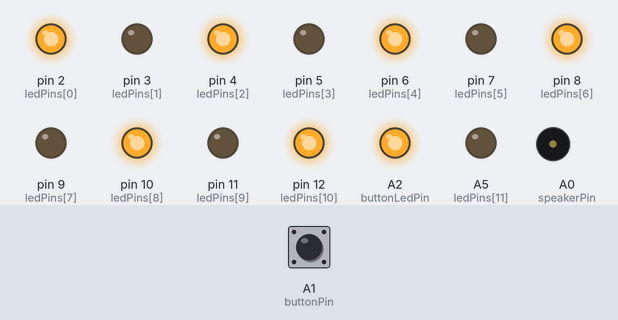
Bench run of a sketch on a simulated Arduino Uno, built with avr-gcc and run on an emulated ATmega328P. Parts: output pins drawn as LEDs (lit = HIGH), buzzer (waves = sounding). Dashed ring = blinking. The inputs (shaded band) are chosen by the test bench; at power-on: A1 (buttonPin) HIGH. Random numbers use the default seed unless the sketch sets one.

Above: at 1.2 s.
1.3 s: A1 (buttonPin) pulled LOW for 0.15 s
At 1.86 s:
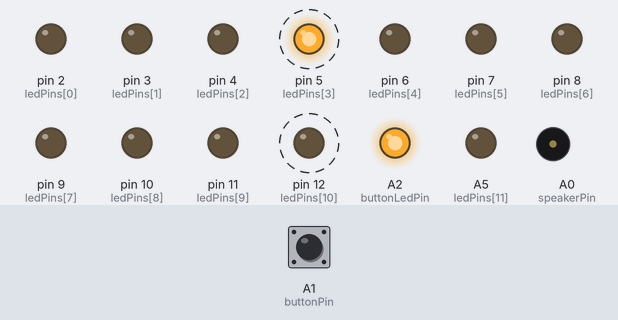
4.3 s: A1 (buttonPin) pulled LOW for 1 s
At 4.8 s:
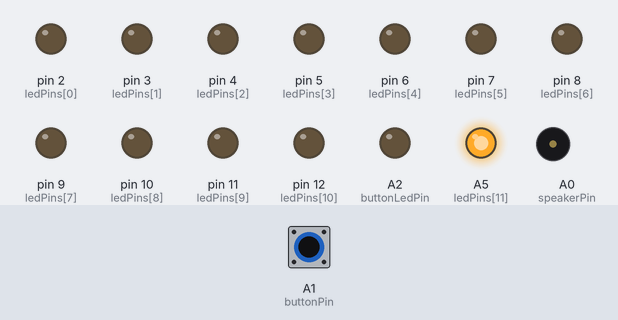
7.3 s: A1 (buttonPin) pulled LOW for 0.15 s
At 8.3 s:
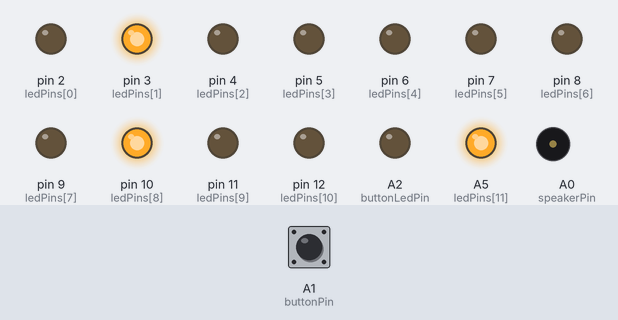
Timing chart, 0 to 10.3 s (numbered marks = the images above; inputs shaded):
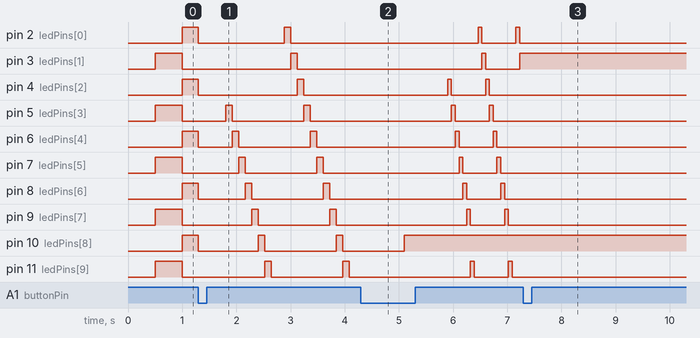

Measured:
- after the input at 1.3 s, A2 (buttonLedPin): HIGH → LOW at once, → HIGH 0.50 s later; tone on A0 (speakerPin): alternates 600 Hz for 0.06 s and silent for 0.06 s, starting after 0.62 s
- after the input at 4.3 s, A2 (buttonLedPin): HIGH → LOW at once, → HIGH 1.6 s later
- after the input at 7.3 s, A2 (buttonLedPin): HIGH → LOW at once
- by itself, pin 2 (ledPins[0]), pin 4 (ledPins[2]), pin 5 (ledPins[3]), pin 6 (ledPins[4]), pin 7 (ledPins[5]), pin 8 (ledPins[6]), pin 9 (ledPins[7]), pin 11 (ledPins[9]), pin 12 (ledPins[10]): alternates HIGH for 0.07 s and LOW for 0.63 s

The sketch:

rad_van_fortuin.ino
```cpp
#include <SimpleTimer.h>
SimpleTimer timer;


// Hoeland het duurt voordat het volgende ledje aan gaat (in miliseconde)
int nextLedDelay = 120;

// Hoeveel de delay verlaagt moet worden (in miliseconde)
const int nextLedDelayDecrease = 25;

// Hoelang het duurt voor dat het spel begint nadat de knop is gedrukt (in miliseconde)
const int startingDelay = 500;

// Hoelang het duurt voordat de fortune wheel weer verder gaat nadat de speler op de knop heeft gedrukt (in miliseconde)
const int nextTurnDelay = 800;

// Hoe hoog de toon is van het geluid
const int toneFrequency = 600;

// Hoe snel de leds knipperen (gebeurt voordat de game begint)
const int ledBlinkDelay = 500;

// Hoeveel ledjes er gestopt kunnen worden voordat het spel eindigt
const int winningLedsAmount = 3;

// Een lijst met het aantal ledjes en welke pin ze gebruiken
const int ledPins[12] = {2, 3, 4, 5, 6, 7, 8, 9, 10, 11, 12, A5};
const int ledPinsAmount = 12;

// De pin van de speaker/buzzer
const int speakerPin = A0;
// De pin van de button
const int buttonPin = A1;
// De pin van het ledje dan in de button zit
const int buttonLedPin = A2;


bool gameStarted = false;
bool gameFinished = false;

int winningLeds[winningLedsAmount];
int stoppedLeds = 0;
int currentLed;

int wheelTimerID;
int blinkTimerID;

bool blinkEvenNumbers = true;


void setup()
{
  // Maak alles in winning leds -1, anders worden ze automatisch 0 en denkt het spel dat ledje 0 overgeslagen moet worden
  for (int i = 0; i < winningLedsAmount; i++) {
    winningLeds[i] = -1;
  }

  // Geef aan welke pins je wilt gebruiken voor de ledjes
  for (int i = 0; i < ledPinsAmount; i++) {
    pinMode(ledPins[i], OUTPUT);
  }

  // De pin voor de speaker
  pinMode(speakerPin, OUTPUT);

  // De pin voor de button
  pinMode(buttonPin, INPUT_PULLUP);
  // De pin van het ledje in de button
  pinMode(buttonLedPin, OUTPUT);

  // Setup a random seed
  randomSeed(analogRead(A4));

  // Ledjes knipperen in het begin
  blinkTimerID = timer.setInterval(ledBlinkDelay, blinkLeds);

  // Zet het ledje in de knop aan
  digitalWrite(buttonLedPin, HIGH);
}

void startGame()
{
  gameStarted = true;

  // Stop met knipperen knipperen
  timer.deleteTimer(blinkTimerID);

  // Doe alle ledjes uit
  for (int i = 0; i < ledPinsAmount; i++)
    digitalWrite(ledPins[i], LOW);

  // Doe het ledje in de knop uit
  digitalWrite(buttonLedPin, LOW);

  // Wacht even een paar miliseconde voor dat het spel start
  delay(startingDelay);

  // Doe het ledje in de knop weer aan
  digitalWrite(buttonLedPin, HIGH);

  // Begin bij een random ledje
  currentLed = random(0, ledPinsAmount+1);
  digitalWrite(ledPins[currentLed], HIGH);

  // Update het wiel om de zoveel miliseconde
  wheelTimerID = timer.setInterval(nextLedDelay, nextLed);
}

void loop()
{
  // Als de wheel nog niet gestart is, start het wanneer de knop wordt ingedrukt
  if (!gameStarted && !gameFinished)
  {
    // Update de timer zodat het knipperen geupdate wordt
    timer.run();

    // Wanneer de knop wordt ingedrukt, begint het spel
    if (buttonPressed())
      startGame();
  }
  // Update het wiel als zolang de game nog niet is afgelopen
  else if (gameStarted && !gameFinished)
    gameLoop();
}

// Doet de lichjes die aanstaan uit, en die uit staan aan
// Wisselt tussen even en oneven pins
void blinkLeds()
{
  blinkEvenNumbers = !blinkEvenNumbers;

  for (int i = 0; i < ledPinsAmount; i++)
  {
    // Doe alle even getallen aan, doe alle oneven getallen uit
    if (blinkEvenNumbers && i % 2 == 0)
      digitalWrite(ledPins[i], HIGH);
    else if (!blinkEvenNumbers && i % 2 == 0)
      digitalWrite(ledPins[i], LOW);

    // Doe alle even getallen uit, doe alle oneven getallen aan
    if (!blinkEvenNumbers && i % 2 != 0)
      digitalWrite(ledPins[i], HIGH);
    else if (blinkEvenNumbers && i % 2 != 0)
      digitalWrite(ledPins[i], LOW);
  }
}

// De update functie van het spel
void gameLoop()
{
  // Update de timer zodat de ledjes geupdate worden
  timer.run();

  // Eindig de beurt als de knop wordt ingedrukt
  if (buttonPressed())
    endCurrentTurn();
}

// Checkt of de knop wel of niet wordt ingedrukt
bool buttonPressed()
{
  return digitalRead(buttonPin) == LOW;
}

// Eindigt de huidige beurt
void endCurrentTurn()
{
  // Voeg het huidige ledje toe aan de lijst met winnende ledjes
  winningLeds[stoppedLeds] = currentLed;

  // Houd bij hoeveel ledjes er al gestopt zijn
  stoppedLeds++;

  // Eindig het spel wanneer er genoeg winnende ledjes zijn
  if (stoppedLeds == winningLedsAmount)
    endGame();
  // Als er nog niet genoeg winnende ledjes zijn, ga dan naar de volgende beurt
  else
    startNextTurn();
}

// Eindigt het spel
void endGame()
{
  gameStarted = false;
  gameFinished = true;

  // Doe het ledje in de knop uit als het spel over is
  digitalWrite(buttonLedPin, LOW);
}

// Start de volgende beurt
void startNextTurn()
{
  // Doe het ledje in de knop uit
  digitalWrite(buttonLedPin, LOW);

  // Wacht even voordat de game weer verder gaat
  delay(nextTurnDelay);

  // Doe het ledje in de knop aan
  digitalWrite(buttonLedPin, HIGH);

  // Fortune wheel moet sneller naar elke ronde
  nextLedDelay -= nextLedDelayDecrease;
  if (nextLedDelay < 25)
      nextLedDelay = 25;

  // Reset de timer
  timer.deleteTimer(wheelTimerID);
  wheelTimerID = timer.setInterval(nextLedDelay, nextLed);

  // Ga verder vanaf een random ledje
  currentLed = random(0, ledPinsAmount);

  // Als het huidige ledje al gekozen is, probeer het dan nog eens
  if (!ledIsRemaining(currentLed))
    currentLed = random(0, ledPinsAmount);

  // Als het huidige ledje nog steeds al gekozen is, ga dan verder met die ernaast
  while(!ledIsRemaining(currentLed))
  {
    currentLed++;
    if (currentLed >= ledPinsAmount)
      currentLed = 0;
  }
  digitalWrite(ledPins[currentLed], HIGH);

  // Doe het gekozen ledje aan
  digitalWrite(ledPins[currentLed], HIGH);
}

// Gaat naar het volgende ledje
void nextLed()
{
  // Doe het huidige ledje uit
  digitalWrite(ledPins[currentLed], LOW);

  // Bereken wat het volgende ledje moet zijn
  currentLed++;
  if (currentLed >= ledPinsAmount)
    currentLed = 0;

  // Sla de ledjes over die al gestopt zijn
  while(!ledIsRemaining(currentLed))
  {
    currentLed++;
    if (currentLed >= ledPinsAmount)
      currentLed = 0;
  }

  // Doe het volgende ledje aan
  digitalWrite(ledPins[currentLed], HIGH);

  // Speel een geluid af elke keer dat het volgende ledje aan gaat
  playSound();
}

// Checkt of een bepaald ledje nog over is
bool ledIsRemaining(int led)
{
  for (int i = 0; i < winningLedsAmount; i++)
  {
    if (currentLed == winningLeds[i])
    {
      return false;
    }
  }
  return true;
}

// Speelt een geluid af
void playSound()
{
  tone(speakerPin, toneFrequency, nextLedDelay / 2);
}
```
